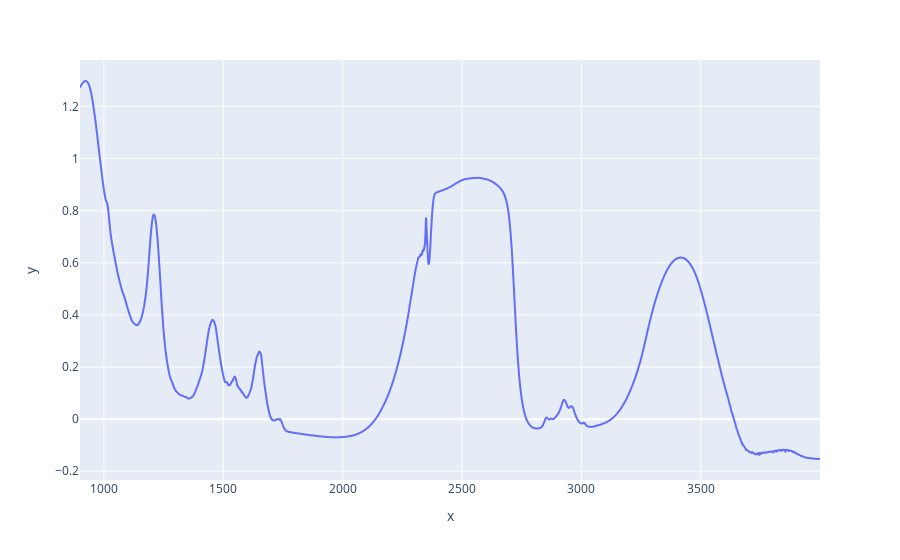

This figure's notebook cell:
### Markdown cell above
### Visualize the Data

### Code cell
fig = px.line(data_frame=data, x=data['x'], y=data['y'])
fig.show()

### Figure 1 — Plotly figure (JSON) as saved in the notebook; plotly's stock layout.template omitted (floating-point values rounded to 4 significant figures; data arrays with more than 128 entries replaced by an {"elided": "..."} marker saying what was removed)
{"data": [{"hovertemplate": "x=%{x}<br>y=%{y}<extra></extra>", "legendgroup": "", "line": {"color": "#636efa", "dash": "solid"}, "mode": "lines", "name": "", "showlegend": false, "type": "scattergl", "x": {"elided": "6430 float values"}, "xaxis": "x", "y": {"elided": "6430 float values"}, "yaxis": "y"}], "layout": {"legend": {"tracegroupgap": 0}, "margin": {"t": 60}, "xaxis": {"anchor": "y", "domain": [0, 1], "title": {"text": "x"}}, "yaxis": {"anchor": "x", "domain": [0, 1], "title": {"text": "y"}}}}
